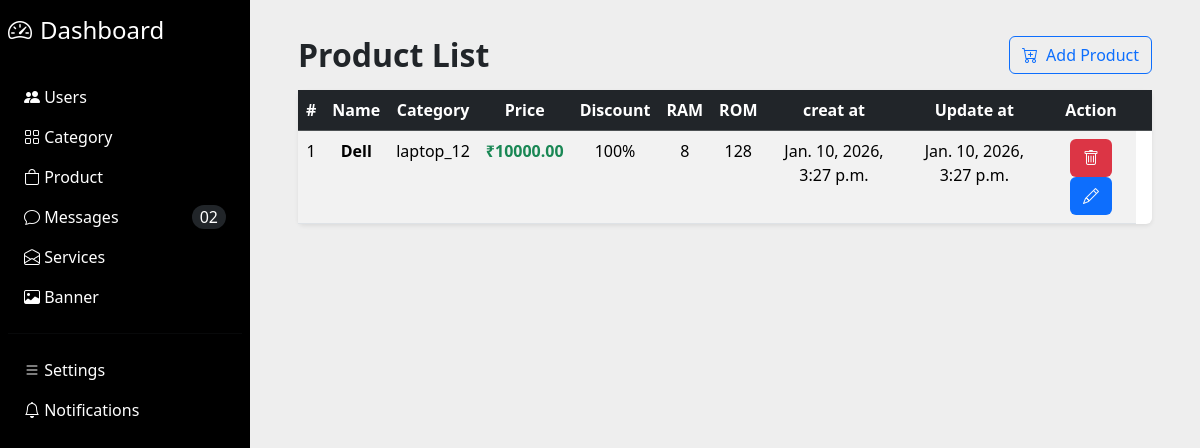
The app's page /product/list/, older data.
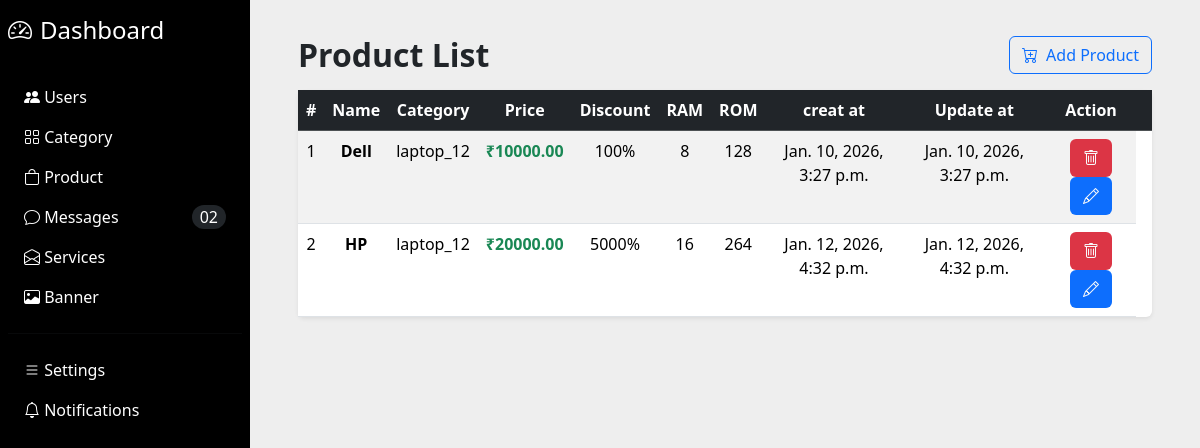
The same page, newer data.
### product/models.py (models this page shows, shortened)
class Product(BaseModel):
    category = models.ForeignKey(Category,on_delete=models.CASCADE,related_name="products")
    name = models.CharField(max_length=150)
    price = models.DecimalField(max_digits=10, decimal_places=2)
    discount = models.PositiveIntegerField(default=0)
    screen_size = models.CharField(max_length=50)
    ram = models.CharField(max_length=50)
    rom = models.CharField(max_length=50)
    memory = models.CharField(max_length=50)

class Category(BaseModel):
    name = models.CharField(max_length=100)
    image = models.ImageField(upload_to="categories/", blank=True,null=True)
    description = models.TextField()
    def __str__(self):
        return self.name

### product/views.py (the view)
# urls.py: path("list/", ProductListView.as_view(), name="product_list"),
class ProductListView(ListView):
    model = Product
    template_name = "dashboard/product_list.html"  # create this template
    context_object_name = "products"

### template/dashboard/product_list.html (shortened to what this page needs)
{% extends "dashboard/base.html" %} {% block content %}
<div class="container-fluid">
  <div class="d-flex justify-content-between align-items-center mb-3">
    <h2 class="fw-bold mb-0">Product List</h2>
    <div class="d-flex gap-2">
      <div class="d-flex gap-2">
      <a href="{% url 'add_product' %}" class="btn btn-outline-primary d-flex align-items-center gap-2">
        <i class="bi bi-cart-plus"></i>Add Product</a>
    </div>
    </div>
  </div>
  <div class="card shadow-sm border-0">
    <div class="card-body p-0">
      <div class="table-responsive">
        <table class="table table-striped table-hover mb-0 text-center">
          <thead class="table-dark">
            <tr>
              <th>#</th>
              <th>Name</th>
              <th>Category</th>
              <th>Price</th>
              <th>Discount</th>
              <th>RAM</th>
              <th>ROM</th>
              <th>creat at</th>
              <th>Update at</th>
              <th>Action</th>
              <th></th>
            </tr>
          </thead>
          <tbody>
            {% for product in products %}
            <tr>
              <td>{{ forloop.counter }}</td>
              <td class="fw-semibold">{{ product.name }}</td>
              <td>{{ product.category }}</td>
              <td class="fw-bold text-success">₹{{ product.price }}</td>
              <td>
                {% if product.discount %} {{ product.discount }}% {% else %} —
                {% endif %}
              </td>
              <td>{{ product.ram }}</td>
              <td>{{ product.rom }}</td>
              <td>{{product.created_at}}</td>
              <td>{{product.updated_at}}</td>
              <td>
                <form method="post" action="{% url 'product_delete' product.id %}" class="d-inline">
                  <button class="btn bg-danger text-light"title="Delete Product">
                    <i class="bi bi-trash"></i>
                  </button>
                </form>
                <a href="{% url 'product_edit' product.id %}" class="btn bg-primary text-light" title="Edit Product">
                  <i class="bi bi-pencil"></i>
                </a>
              </td>
            </tr>
            {% empty %}
            <tr>
              <td colspan="7" class="text-muted py-4">No products found</td>
            </tr>
            {% endfor %}
          </tbody>
        </table>
      </div>
    </div>
  </div>
</div>
{% endblock content %}

### template/dashboard/base.html (shortened to what this page needs)
{% load static %}
<!DOCTYPE html>
<html lang="en">
  <head>
    <link
      href="https://cdn.jsdelivr.net/npm/bootstrap@5.3.8/dist/css/bootstrap.min.css"
      rel="stylesheet"
    />
    <link
      rel="stylesheet"
      href="https://cdn.jsdelivr.net/npm/bootstrap-icons@1.13.1/font/bootstrap-icons.min.css"
    />
    <link rel="stylesheet" href="{% static 'dashboard/css/style.css' %}" />
  </head>
  <body>
    <div class="main-container d-flex">
      {% include "dashboard/sidebar.html" %}
      <div class="content flex-grow-1">
        <div class="p-3">{% block content %}{% endblock %}</div>
      </div>
    </div>
    <div
      class="toast-container position-fixed top-0 end-0 p-3"
      style="z-index: 1100"
    >
    </div>
  </body>
</html>

### template/dashboard/sidebar.html (shortened to what this page needs)
<div class="sidebar" id="side_nav">
    <div class="header-box px-2 pt-3 pb-4 d-flex justify-content-between">
        <h1 class="fs-4">
            <span class="text-white"><i class="bi bi-speedometer2 me-2"></i>Dashboard</span>
        </h1>
    </div>
    <ul class="list-unstyled px-2">
    <li class="{% if request.path == '/user_list/' %}active{% endif %}">
        <a href="{% url 'user_list' %}" class="text-decoration-none px-3 py-2 d-block">
          <i class="bi bi-people-fill"></i> Users
        </a>
    </li>
    <li class="{% if request.path == '/categoery_list/' %}active{% endif %}">
        <a href="{% url 'categoery_list' %}" class="text-decoration-none px-3 py-2 d-block">
            <i class="bi bi-grid"></i> Category
        </a>
    </li>
    <li class="{% if request.path == '/products/' %}active{% endif %}">
        <a href="{% url 'product_list' %}" class="text-decoration-none px-3 py-2 d-block">
            <i class="bi bi-bag"></i> Product
        </a>
    </li>
    <li class="{% if request.path == '/messages/' %}active{% endif %}">
        <a href="#" class="text-decoration-none px-3 py-2 d-block d-flex justify-content-between">
            <span><i class="bi bi-chat"></i> Messages</span>
            <span class="bg-dark rounded-pill text-white py-0 px-2">02</span>
        </a>
    </li>
    <li class="{% if request.path == '/services/' %}active{% endif %}">
        <a href="#" class="text-decoration-none px-3 py-2 d-block">
            <i class="bi bi-envelope-open"></i> Services
        </a>
    </li>
     <li class="{% if request.path == '/banner/' %}active{% endif %}">
        <a href="{% url 'banner' %}" class="text-decoration-none px-3 py-2 d-block">
            <i class="bi bi-image"></i> Banner
        </a>
    </li>
</ul>
    <hr class="h-color mx-2">
    <ul class="list-unstyled px-2">
        <li>
            <a href="#" class="text-decoration-none px-3 py-2 d-block">
                <i class="bi bi-list"></i> Settings
            </a>
        </li>
        <li>
            <a href="#" class="text-decoration-none px-3 py-2 d-block">
                <i class="bi bi-bell"></i> Notifications
            </a>
        </li>
    </ul>
</div>

### static/dashboard/css/style.css (style rules this page uses)
body { background: #eee; }
#side_nav { background: #000; min-width: 250px; max-width: 250px; transition: all 0.3s; }
.content { min-height: 100vh; width: 100%; }
hr.h-color { background: #eee; }
.sidebar li a { color: #fff; }
.main-container { min-height: 100vh; display: flex; width: 100%; }
.sidebar { width: 250px; min-height: 100vh; background: #111; }
.content { flex-grow: 1; padding: 20px; overflow-x: auto; }

Row changes from the older to the newer data that the page shows:
added Product: name "HP", category "laptop_12", price "20000.00", discount "5000", ram "16", rom "264", created_at "Jan. 12, 2026, 4:32 p.m.", updated_at "Jan. 12, 2026, 4:32 p.m."
